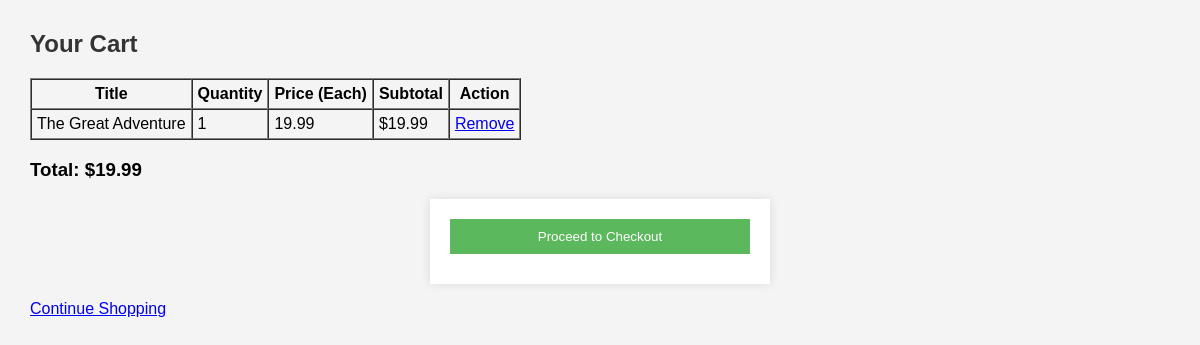
The page /customer/cart.php (signed in) on the database its author committed.
### tables this page shows
CREATE TABLE `cart` (
  `id` int(11) NOT NULL,
  `user_id` int(11) DEFAULT NULL,
  `book_id` int(11) DEFAULT NULL,
  `quantity` int(11) DEFAULT NULL
);

CREATE TABLE `books` (
  `id` int(11) NOT NULL,
  `title` varchar(255) NOT NULL,
  `author` varchar(255) DEFAULT NULL,
  `description` text DEFAULT NULL,
  `price` decimal(10,2) NOT NULL,
  `category_id` int(11) DEFAULT NULL,
  `subcategory_id` int(11) DEFAULT NULL,
  `image` varchar(255) DEFAULT NULL
);

### customer/cart.php (the view, shortened to what this page needs)
<?php
include '../db.php';
$user_id = $_SESSION['user_id'];
$cart_items = mysqli_query($conn, "SELECT cart.*, books.title, books.price
                                   FROM cart
                                   JOIN books ON cart.book_id = books.id
                                   WHERE cart.user_id = '$user_id'");
?>
<!DOCTYPE html>
<html>
<head>
    <link rel="stylesheet" href="assets/style.css">
</head>
<body>
    <h2>Your Cart</h2>
    <table border="1" cellpadding="5" cellspacing="0">
        <tr>
            <th>Title</th>
            <th>Quantity</th>
            <th>Price (Each)</th>
            <th>Subtotal</th>
            <th>Action</th>
        </tr>
        <?php
        $total = 0;
        while ($row = mysqli_fetch_assoc($cart_items)) {
            $subtotal = $row['price'] * $row['quantity'];
            $total += $subtotal;
            echo "<tr>";
            echo "<td>".$row['title']."</td>";
            echo "<td>".$row['quantity']."</td>";
            echo "<td>".$row['price']."</td>";
            echo "<td>$".$subtotal."</td>";
            echo "<td><a href='cart.php?delete=".$row['id']."'>Remove</a></td>";
            echo "</tr>";
        }
        ?>
    </table>
    <h3>Total: $<?php echo $total; ?></h3>
    <form action="checkout.php" method="post">
        <button type="submit" name="checkout">Proceed to Checkout</button>
    </form>
    <p><a href="explore.php">Continue Shopping</a></p>
</body>
</html>

### assets/style.css (style rules this page uses)
body { font-family: Arial, sans-serif; margin: 30px; background-color: #f4f4f4; }
h2 { color: #333; }
form { background: white; padding: 20px; width: 300px; margin: auto; box-shadow: 0 0 10px rgba(0,0,0,0.1); }
input[type="text"], input[type="password"], button { width: 100%; padding: 10px; margin-bottom: 10px; }
button { background: #5cb85c; color: white; border: none; }

### rows shown on the page
cart: book.title "The Great Adventure", quantity "1", book.price "19.99"

### other values the page prints
$total "19.99"
